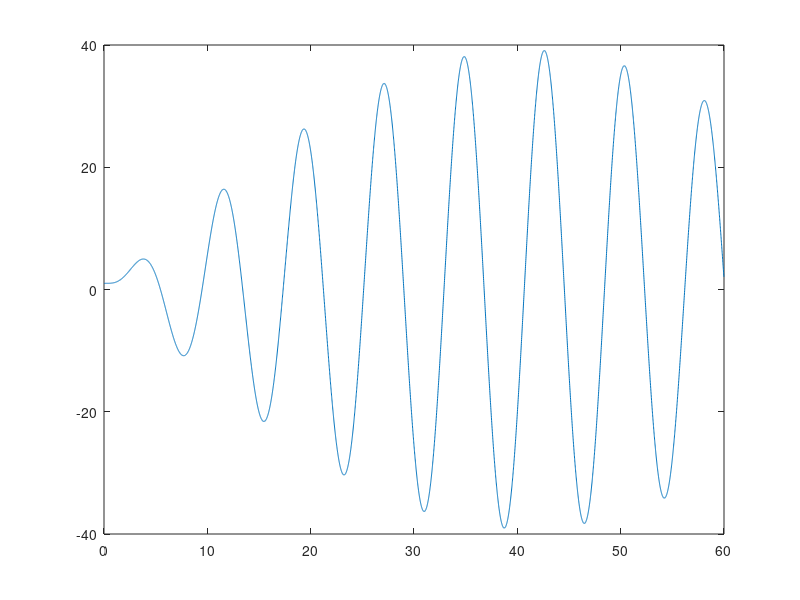
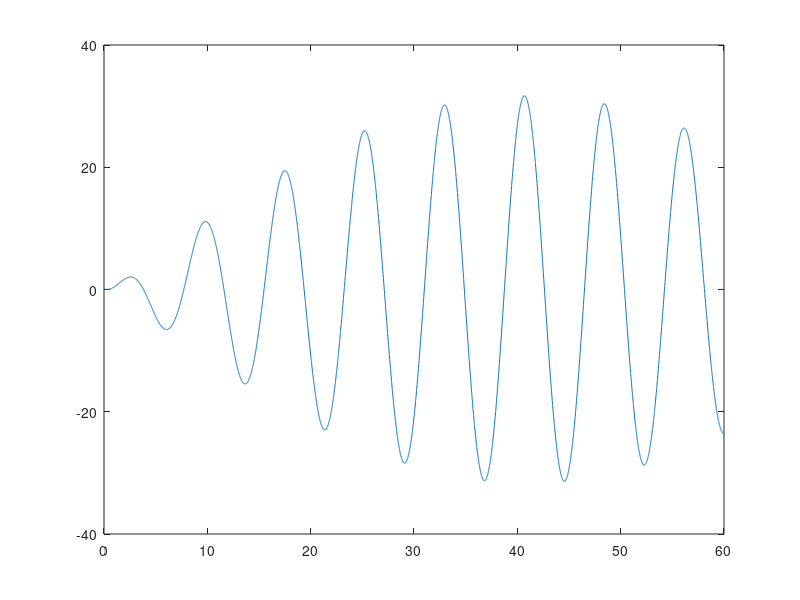
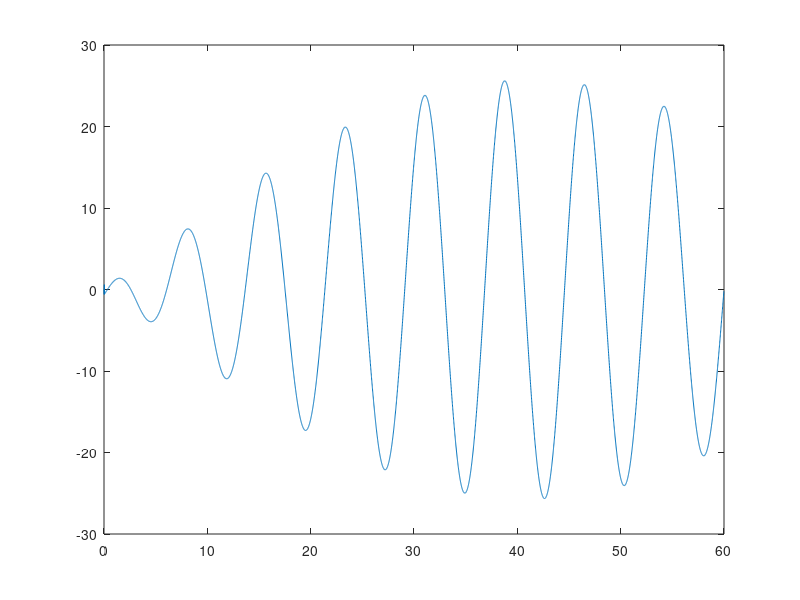
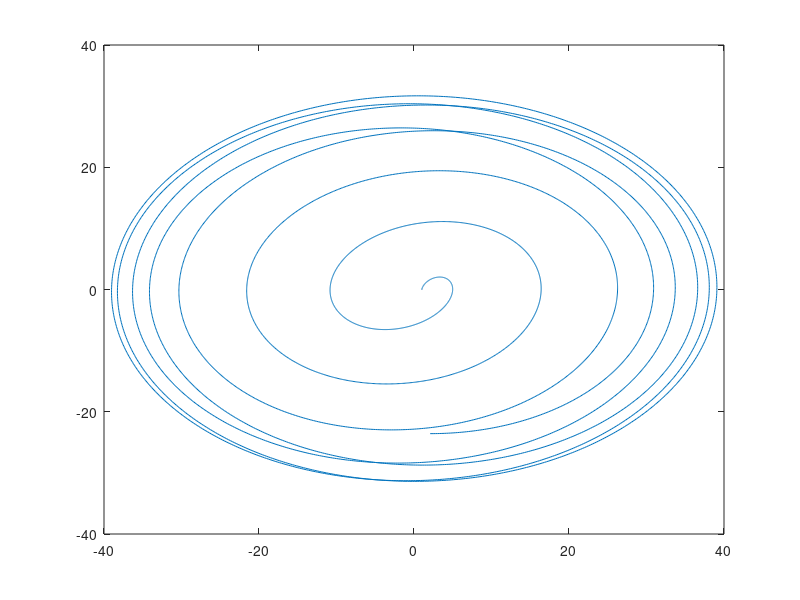

Write the MATLAB code that produced these figures, in order.
% Clase 12
% Pedro Leal

clear all; close all; clc
N    = 6000;
m    = 4.2;
k    = 2.5;
b    = 0.01;
F    = 10;
wf   = 1.1*sqrt(k/m);
dt   = 0.01;
t(1) = 0;
t(2) = t(1) + dt; 
x(1) = 1;
v(1) = 0.1;
x(2) = x(1) + v(1)*dt;
v(2) = v(1) + (-(k/m)*x(1) - (b/m)*v(1) + (F/m)*sin(wf*t(1)))*dt;

for i = 3:N
    t(i) = t(i-1) + dt;
    x(i) = 2*x(i-1) - x(i-2) + (-(k/m)*x(i-1) - (b/m)*v(i-1) + (F/m)*sin(wf*t(i-1)))*dt^2;
    v(i) = (x(i-1) - x(i-2))/dt;
    a(i) = (v(i-1) - v(i-2))/dt;
    E(i) = 0.5*m*v(i)^2 + 0.5*k*x(i)^2;
end

figure(1)
plot(t,x)
figure(2)
plot(t,v)
figure(3)
plot(t,a)
figure(4)
plot(x,v)
figure(5)
plot(t,E)

%Arrastre lineal en x y en y con el algoritmo verlet